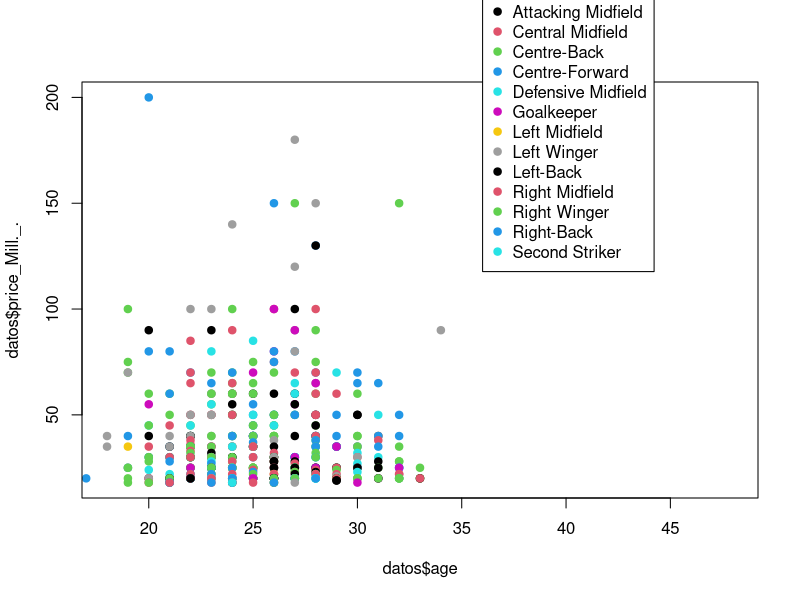

This figure's R source:
###################################################
# Caso de estudio - Analítica prescriptiva
# Taller: replicando el script de Forian Teschner en https://flovv.github.io/From_descritpive_to_prescriptive/
# con datos de Kaggle en: https://www.kaggle.com/abdulmajeed33/footballsoccer-players-market-value
# 
# Para el curso Analítica prescriptiva e IA
# Educación Continua | Universidad de los Andes
# 20 de octubre 2021
###################################################

################################
# CONFIGURACIONES INICIALES
################################
# Asignar el directorio de trabajo donde R encontrará los archivos
setwd("/Users/alorozco22/OneDrive - Universidad de los Andes/Documentos 2021-20/2021 08 30 EdCo Curso Capstone IA prescriptiva/01 clases/")

# Cargamos datos desde el archivo csv
datos <- read.csv(file = '2021 10 20 Clase 4-mostvaluableplayers.csv')

# Visualizar el DataFrame haciendo clic en el panel visualizador de objetos a la derecha
View(datos)

# Para este ejercicio no contamos con ranking juego en los datos
# Normalmente podríamos construir un ranking de desempeño a mano o con datos pre-hechos
# Para hoy vamos a escoger un objetivo prescriptivo diferente: 
# Vamos a configurar el equipo con la menor edad agregada de jugadores (simplificador pero práctico para la clase)

# Este va a ser un problema de minimización, en lugar de maximización

# ETAPAS:
# 1. Plantear información para definir el problema de optimización
# 2. Plantear información para definir las restricciones del problema de optimización
# 3. Resolver el problema mediante programación lineal
# 4. Visualizar los resultados

################################
# UN MUY BREVE OJO DESCRIPTIVO
################################

# Algunas medias
sapply(datos, mean, na.rm=TRUE)

# Primero visualicemos las variables un poco, observemos una correlación
cor(datos$age, datos$price_Mill._.)
# La correlación MUY baja: 0.3%!!! Parece que la edad no es buen indicador de valor de mercado


# GRÁFICA DE DISPERSIÓN ENTRE EDAD Y PRECIO DE MERCADO
# Echemos un ojo a los datos con un diagrama de dispersión
par(xpd=TRUE) # Para que nos deje dibujar leyenda fuera del cuadro
plot(datos$age, datos$price_Mill._., col = factor(datos$position), pch = 19, xlim=c(18,48))
# Agreguemos la leyenda para los colores
legend(36, 250,
       legend = levels(factor(datos$position)),
       pch = 19,
       col = factor(levels(factor(datos$position))))

# En efecto parece no haber correlación.
# Pero además se nota que los mayores valores de mercado están más cerca a los 27 años
# Deja ver que existe una disyuntiva: experiencia, edad
# intuitivamente nos deja ver que tal vez edad es un objetivo imperfecto de optimización

##################################
# UNA TRANSFORMACIÓN DE LOS DATOS
# (muy poco conocedora)
##################################
condicion = datos$position == "Attacking Midfield"
condicion # Un vector/columna de verdaderos y falsos
datos$position[condicion] <- "Ofensa"

datos$position[datos$position == "Central Midfield"] <- "Mediocampista"
datos$position[datos$position == "Centre-Back"] <- "Mediocampista"
datos$position[datos$position == "Centre-Forward"] <- "Ofensa"
datos$position[datos$position == "Defensive Midfield"] <- "Defensa"
datos$position[datos$position == "Goalkeeper"] <- "Arquero"
datos$position[datos$position == "Left Midfield"] <- "Mediocampista"
datos$position[datos$position == "Left Winger"] <- "Mediocampista"
datos$position[datos$position == "Left-Back"] <- "Mediocampista"
datos$position[datos$position == "Right Midfield"] <- "Mediocampista"
datos$position[datos$position == "Right Winger"] <- "Mediocampista"
datos$position[datos$position == "Right Back"] <- "Mediocampista"
datos$position[datos$position == "Second Striker"] <- "Ofensa"
datos$position[datos$position == "Right-Back"] <- "Mediocampista"

# Volvamos a generar la gráfica para revisar

################################
# ANÁLISIS PRESCRIPTIVO
################################

# Como vamos a usar programación lineal, fijémonos en qué necesitamos:
?lp

# 1. Plantear información para definir el problema de optimización
#install.packages("lpSolve") # Instalamos el paquete de programación lineal desde CRAN por si no está ya
library(lpSolve) # Importamos el paquete de programación lineal

f.obj <- datos$age ### la columna objetivo! 



# 2. Plantear información para definir las restricciones del problema de optimización
#presupuesto 20 mill, 13 jugadores, 1 portero, 5 defensas, 5 mediocampista, 3 goleadores 
f.rhs <- c(600, 13, 1, 5, 5, 3) 
# el presupuesto correspondiente debe ser menor que los definidos arriba, 
# exactamente un portero
f.dir <- c("<=", "=", "=", "<=", "<=" ,"<=")

f.con <- t(datos$price_Mill._.) ### Restricción: máximo valor <= presupuesto
player <- rep(1, nrow(datos)) ## El resultado va a ser una columna de jugadores (inicializamos a todos en 1)
f.con <- rbind(f.con, player) # A la columna de condiciones le pegamos la de valor de mercado y la de jugador 

## restricción: por posición puede haber solo un cierto número de jugadores
## (ej. Sólo un portero) 
## Definimos matriz – para los 500 jugadores me indica en qué posición juega
A <- as.data.frame(model.matrix(price_Mill._. ~ position -1, datos) )
f.con <- rbind(f.con, t(as.matrix(A))) # A las condiciones le vamos pegando la info de posición



# 3. Resolver el problema mediante programación lineal
solved <- lp("min", f.obj, f.con, f.dir, f.rhs, all.bin=TRUE) ## la solución debe quedar como variables de decisión binarias!

################### salida! 
datos$buy <- solved$solution



# 4. Visualizar los resultados
sum(datos[datos$buy == 1,]$price_Mill._.) ## de cuánto quedó el presupuesto
comprados <- sum(datos[datos$buy == 1,]$buy)   ## número de jugadores comprados
comprados
edad <- sum(datos[datos$buy == 1,]$age) ## cuál es la edad agregada del equipo
edad
#Eso es en promedio por jugador:
edad/comprados
paste(datos[datos$buy == 1,]$name, collapse=", ") # Nombre de jugadores comprados


################################
# ACTIVIDAD
################################

# Ejercicio: ¿De qué países son los jugadores comprados?


# Ejercicio: ¿Qué pasa si bajamos la restricción presupuestal a 400 millones? ¿A 200?


# Ejercicio: ¿Cuál es el resultado si queremos el equipo con la mayor edad total posible (no a menor)?
